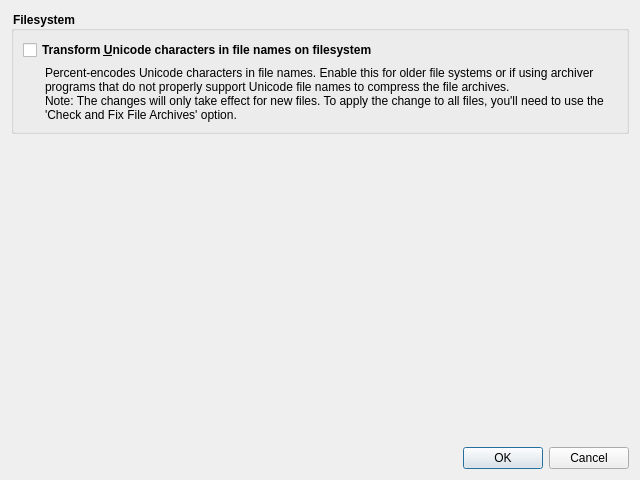
<?xml version="1.0" encoding="UTF-8"?>
<ui version="4.0">
 <class>SettingsDialog</class>
 <widget class="QDialog" name="SettingsDialog">
  <property name="geometry">
   <rect>
    <x>0</x>
    <y>0</y>
    <width>640</width>
    <height>480</height>
   </rect>
  </property>
  <property name="windowTitle">
   <string>Bookmark Manager Settings</string>
  </property>
  <layout class="QVBoxLayout" name="verticalLayout">
   <item>
    <widget class="QGroupBox" name="grpFilesystem">
     <property name="styleSheet">
      <string notr="true">QGroupBox { font-weight: bold; }</string>
     </property>
     <property name="title">
      <string>Filesystem</string>
     </property>
     <layout class="QGridLayout" name="gridLayout">
      <item row="0" column="0" colspan="2">
       <widget class="QCheckBox" name="chkFsTransformUnicode">
        <property name="styleSheet">
         <string notr="true">QCheckBox { font-weight: bold; }</string>
        </property>
        <property name="text">
         <string>Transform &amp;Unicode characters in file names on filesystem</string>
        </property>
       </widget>
      </item>
      <item row="1" column="0">
       <widget class="QWidget" name="widget" native="true">
        <property name="minimumSize">
         <size>
          <width>16</width>
          <height>0</height>
         </size>
        </property>
        <property name="maximumSize">
         <size>
          <width>16</width>
          <height>16777215</height>
         </size>
        </property>
       </widget>
      </item>
      <item row="1" column="1">
       <widget class="QLabel" name="label">
        <property name="text">
         <string>Percent-encodes Unicode characters in file names. Enable this for older file systems or if using archiver programs that do not properly support Unicode file names to compress the file archives.
Note: The changes will only take effect for new files. To apply the change to all files, you'll need to use the 'Check and Fix File Archives' option.</string>
        </property>
        <property name="wordWrap">
         <bool>true</bool>
        </property>
       </widget>
      </item>
     </layout>
    </widget>
   </item>
   <item>
    <spacer name="verticalSpacer">
     <property name="orientation">
      <enum>Qt::Vertical</enum>
     </property>
     <property name="sizeHint" stdset="0">
      <size>
       <width>20</width>
       <height>40</height>
      </size>
     </property>
    </spacer>
   </item>
   <item>
    <widget class="QDialogButtonBox" name="buttonBox">
     <property name="orientation">
      <enum>Qt::Horizontal</enum>
     </property>
     <property name="standardButtons">
      <set>QDialogButtonBox::Cancel|QDialogButtonBox::Ok</set>
     </property>
    </widget>
   </item>
  </layout>
 </widget>
 <resources/>
 <connections>
  <connection>
   <sender>buttonBox</sender>
   <signal>accepted()</signal>
   <receiver>SettingsDialog</receiver>
   <slot>accept()</slot>
   <hints>
    <hint type="sourcelabel">
     <x>248</x>
     <y>254</y>
    </hint>
    <hint type="destinationlabel">
     <x>157</x>
     <y>274</y>
    </hint>
   </hints>
  </connection>
  <connection>
   <sender>buttonBox</sender>
   <signal>rejected()</signal>
   <receiver>SettingsDialog</receiver>
   <slot>reject()</slot>
   <hints>
    <hint type="sourcelabel">
     <x>316</x>
     <y>260</y>
    </hint>
    <hint type="destinationlabel">
     <x>286</x>
     <y>274</y>
    </hint>
   </hints>
  </connection>
 </connections>
</ui>
